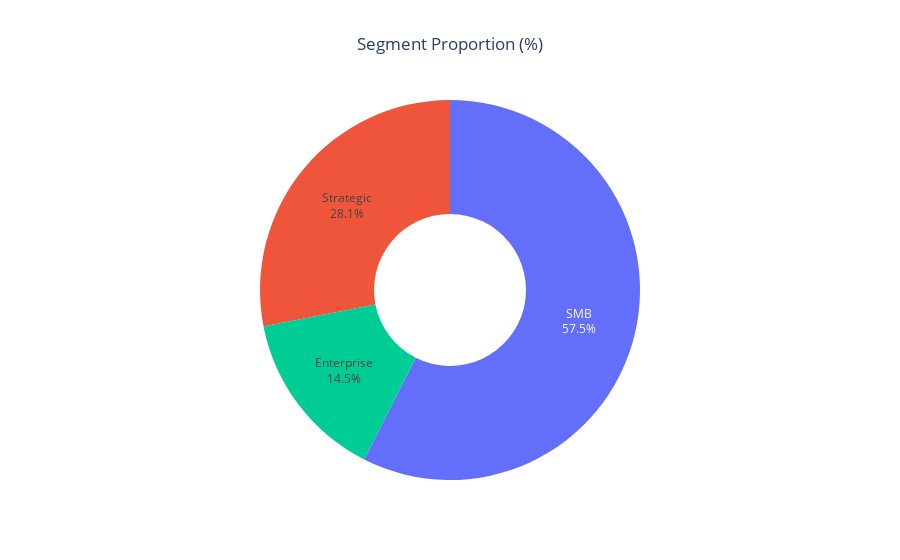

Notebook code for this chart:
### Code cell
import plotly.graph_objects as go

figsegment = go.Figure(data=[go.Pie(
    labels=proportion_segment.index,  
    values=proportion_segment.values,  
    hole=0.4,
    hoverinfo='label+percent+value',
    textinfo='percent+label'
)])

figsegment.update_traces(textposition='auto')
figsegment.update_layout(
    title_text="Segment Proportion (%)", title_x=0.5,
    showlegend=False
)

figsegment.show()

### Figure 1 — Plotly figure (JSON) as saved in the notebook; plotly's stock layout.template omitted (floating-point values rounded to 4 significant figures)
{"data": [{"hole": 0.4, "hoverinfo": "label+percent+value", "labels": ["SMB", "Strategic", "Enterprise"], "textinfo": "percent+label", "textposition": "auto", "type": "pie", "values": [57.46, 28.07, 14.47]}], "layout": {"showlegend": false, "title": {"text": "Segment Proportion (%)", "x": 0.5}}}
